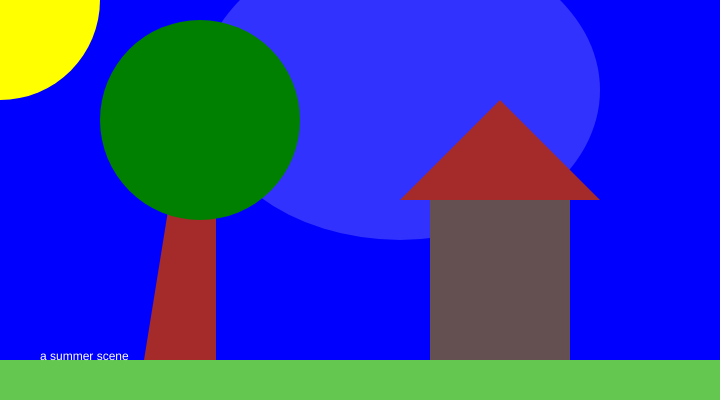
Frame 1 (no input)
Frame 60 (no input): identical to frame 1, image omitted
Frame 120 (the mouse pressed at the canvas centre since frame 60): identical to frame 1, image omitted

The p5.js sketch that drew this single still picture (run headless with seeded random() and noise() and a simulated clock; from frame 60 on, the mouse is pressed at the canvas centre):

// p5.js sketch
// ── sketch.js
function setup() {

  // Sets the screen to be 720 pixels wide and 400 pixels high
  createCanvas(720, 400);
  background('blue');
  noStroke();

    fill('yellow');
  ellipse(0, 0, 200, 200);

  fill(255, 50);
  ellipse(400, 90, 400, 300);

  fill('brown');
  triangle(400, 200, 600, 200, 500, 100);

  fill(100, 80, 80);
  rect(430, 200, 140, 180);

  fill('brown');
  quad(189, 80, 216, 80, 216, 360, 144, 360);

  fill('green');
  ellipse(200, 120, 200);

  fill(100, 200, 80);
  rect(0, 360, 720, 40);

  fill('light blue');
  text("a summer scene", 40, 360);
}

function draw() {


}
